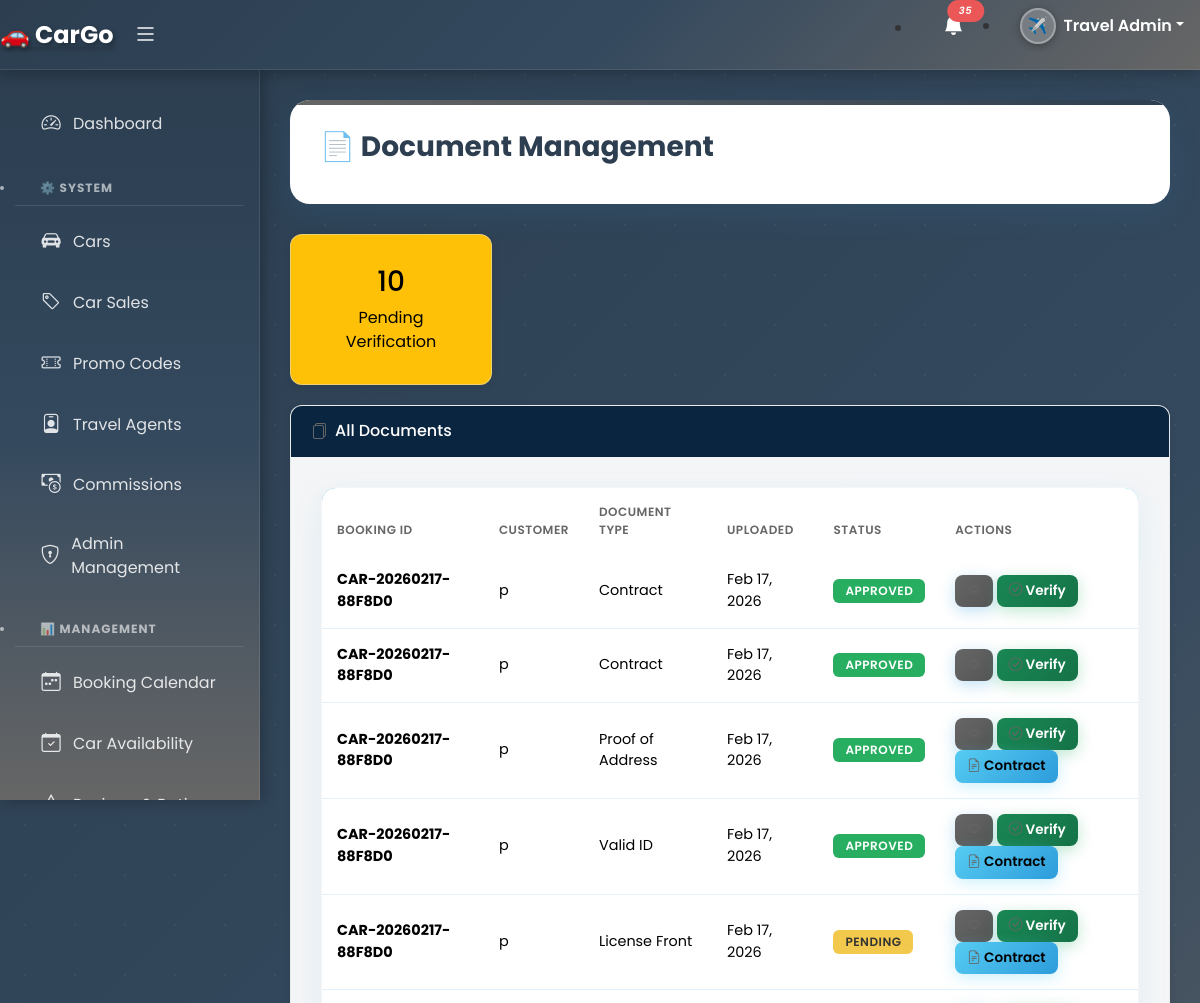
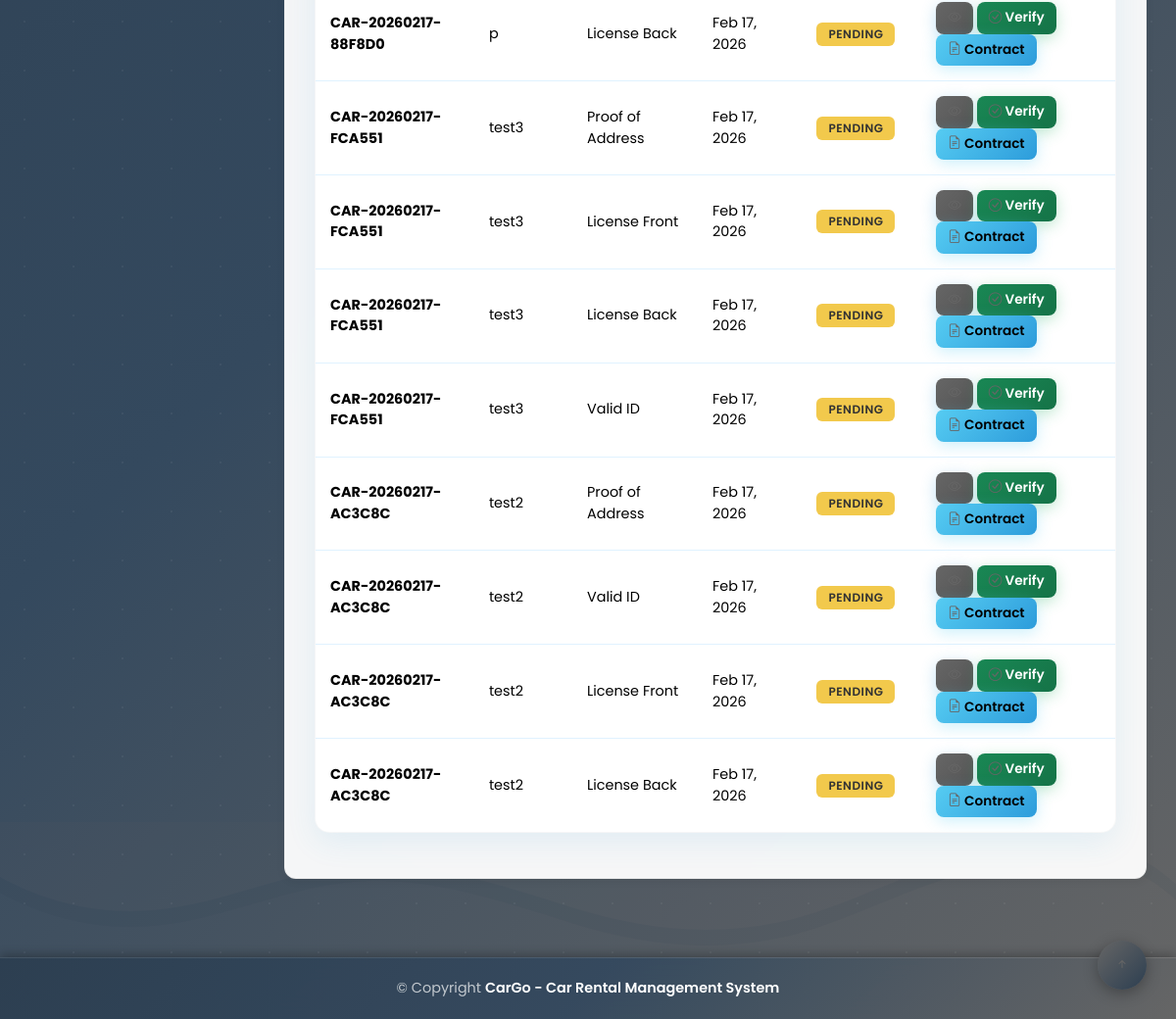
/index.php?page=documents (signed in), run on the app's committed database (2 pictures, top to bottom).
### tables this page shows
CREATE TABLE `customer_documents` (
  `id` int(11) NOT NULL,
  `booking_id` varchar(50) NOT NULL,
  `customer_email` varchar(100) NOT NULL,
  `document_type` varchar(50) NOT NULL,
  `file_path` varchar(255) NOT NULL,
  `uploaded_at` timestamp NOT NULL DEFAULT current_timestamp(),
  `verified_by` varchar(100) DEFAULT NULL,
  `verified_at` timestamp NULL DEFAULT NULL,
  `verification_status` varchar(20) DEFAULT 'Pending',
  `verification_notes` text DEFAULT NULL
);

CREATE TABLE `car_rentals` (
  `id` int(11) NOT NULL,
  `booking_id` varchar(50) NOT NULL,
  `customer_name` varchar(100) NOT NULL,
  `customer_email` varchar(100) NOT NULL,
  `customer_phone` varchar(20) NOT NULL,
  `customer_age` int(11) NOT NULL,
  `pickup_date` date NOT NULL,
  `dropoff_date` date NOT NULL,
  `pickup_time` time NOT NULL,
  `dropoff_time` time NOT NULL,
  `pickup_location` varchar(200) NOT NULL,
  `dropoff_location` varchar(200) NOT NULL,
  `car_type` varchar(50) NOT NULL,
  `car_model` varchar(100) NOT NULL,
  `car_image` varchar(255) DEFAULT NULL,
  `rental_days` int(11) NOT NULL,
  `daily_rate` decimal(10,2) NOT NULL,
  `subtotal` decimal(10,2) NOT NULL,
  `insurance_fee` decimal(10,2) DEFAULT 0.00,
  `additional_fees` decimal(10,2) DEFAULT 0.00,
  `total_amount` decimal(10,2) NOT NULL,
  `promo_code` varchar(50) DEFAULT NULL,
  `discount_amount` decimal(10,2) DEFAULT 0.00,
  `agent_id` varchar(50) DEFAULT NULL,
  `agent_commission` decimal(10,2) DEFAULT 0.00,
  `status` varchar(50) DEFAULT 'Pending',
  `admin_notes` text DEFAULT NULL,
  `payment_method` varchar(50) DEFAULT NULL,
  `payment_status` varchar(50) DEFAULT 'Pending',
  `created_at` timestamp NOT NULL DEFAULT current_timestamp(),
  `updated_at` timestamp NOT NULL DEFAULT current_timestamp() ON UPDATE current_timestamp(),
  `license_number` varchar(50) DEFAULT '',
  `license_expiry` date DEFAULT NULL,
  `actual_return_date` datetime DEFAULT NULL,
  `payment_proof` varchar(255) DEFAULT NULL,
  `invoice_number` varchar(50) DEFAULT NULL,
  `receipt_file` varchar(255) DEFAULT NULL,
  `payment_verified_by` varchar(50) DEFAULT NULL,
  `payment_verified_at` datetime DEFAULT NULL,
  `payment_type` varchar(20) DEFAULT 'Full Payment',
  `amount_paid` decimal(10,2) DEFAULT 0.00,
  `remaining_balance` decimal(10,2) DEFAULT 0.00,
  `refund_amount` decimal(10,2) DEFAULT 0.00,
  `actual_rental_days` int(11) DEFAULT 0,
  `pickup_status` varchar(20) DEFAULT 'Pending',
  `pickup_confirmed_at` datetime DEFAULT NULL,
  `return_pickup_status` varchar(20) DEFAULT 'Pending',
  `return_pickup_confirmed_at` datetime DEFAULT NULL
);

### modules/documents.php (the view, shortened to what this page needs)
<?php
$conn = new mysqli('localhost', 'root', '', 'travel_db_improved');
$conn->query("CREATE TABLE IF NOT EXISTS customer_documents (
    id INT AUTO_INCREMENT PRIMARY KEY,
    booking_id VARCHAR(50) NOT NULL,
    customer_email VARCHAR(100) NOT NULL,
    document_type VARCHAR(50) NOT NULL,
    file_path VARCHAR(255) NOT NULL,
    uploaded_at TIMESTAMP DEFAULT CURRENT_TIMESTAMP,
    verified_by VARCHAR(100),
    verified_at TIMESTAMP NULL,
    verification_status VARCHAR(20) DEFAULT 'Pending',
    verification_notes TEXT,
    FOREIGN KEY (booking_id) REFERENCES car_rentals(booking_id)
)");
if($_SESSION['user_type'] == 'customer') {
    $customer_username = $_SESSION['username'];
    $customer_info = $conn->query("SELECT * FROM customers WHERE username='$customer_username'")->fetch_assoc();
    $customer_email = $customer_info['email'];
    $customer_name = $customer_info['full_name'];
    $my_bookings = $conn->query("SELECT * FROM car_rentals WHERE (customer_email='$customer_email' OR customer_name='$customer_name') AND status IN ('Confirmed', 'Pending', 'Completed') ORDER BY created_at DESC")->fetch_all(MYSQLI_ASSOC);
    $my_documents = $conn->query("SELECT * FROM customer_documents WHERE customer_email='$customer_email' ORDER BY uploaded_at DESC")->fetch_all(MYSQLI_ASSOC);
} else {
    $all_documents = $conn->query("SELECT cd.*, cr.customer_name FROM customer_documents cd
                                   LEFT JOIN car_rentals cr ON cd.booking_id = cr.booking_id
                                   ORDER BY cd.uploaded_at DESC")->fetch_all(MYSQLI_ASSOC);
    $pending_verification = $conn->query("SELECT COUNT(*) as count FROM customer_documents WHERE verification_status='Pending'")->fetch_assoc()['count'];
}
?>
<div class="pagetitle">
  <h1>📄 Document Management</h1>
</div>
<section class="section">
  <?php if($_SESSION['user_type'] == 'customer'): ?>
  <div class="card mb-4">
    <div class="card-header" style="background-color: #0a2540; color: white;">
      <h6 class="mb-0"><i class="bi bi-upload me-2"></i>Upload Documents</h6>
    </div>
    <div class="card-body">
      <div class="alert alert-info">
        <i class="bi bi-info-circle"></i> <strong>Required Documents:</strong> Driver's License (front & back), Valid ID, Proof of Address
      </div>
      <?php if(empty($my_bookings)): ?>
      <p class="text-muted">No active bookings. Documents can be uploaded after booking confirmation.</p>
      <?php else: ?>
      <form method="POST" enctype="multipart/form-data">
        <div class="row">
          <div class="col-md-6 mb-3">
            <label class="form-label fw-bold">Select Booking:</label>
            <select class="form-select" name="booking_id" required>
              <option value="">Choose booking...</option>
              <?php foreach($my_bookings as $b): ?>
              <option value="<?php echo $b['booking_id']; ?>"><?php echo $b['booking_id']; ?> - <?php echo htmlspecialchars($b['car_model']); ?></option>
              <?php endforeach; ?>
            </select>
          </div>
          <div class="col-md-6 mb-3">
            <label class="form-label fw-bold">Document Type:</label>
            <select class="form-select" name="document_type" id="docType" required onchange="toggleLicenseFields()">
              <option value="">Select type...</option>
              <option value="Drivers_License">Driver's License (Front & Back)</option>
              <option value="Valid_ID">Valid ID</option>
              <option value="Proof_of_Address">Proof of Address</option>
              <option value="Other">Other</option>
            </select>
          </div>
          <div class="col-md-12 mb-3" id="licenseFields" style="display:none;">
            <label class="form-label fw-bold">Driver's License Front:</label>
            <input type="file" class="form-control mb-2" name="license_front" accept="image/*,.pdf">
            <label class="form-label fw-bold">Driver's License Back:</label>
            <input type="file" class="form-control" name="license_back" accept="image/*,.pdf">
            <small class="text-muted">Upload both front and back of your driver's license</small>
          </div>
          <div class="col-md-12 mb-3" id="singleFileField">
            <label class="form-label fw-bold">Upload File:</label>
            <input type="file" class="form-control" name="document" accept="image/*,.pdf">
            <small class="text-muted">Accepted: JPG, PNG, PDF (Max 5MB)</small>
          </div>
        </div>
        <button type="submit" name="upload_document" class="btn btn-primary">
          <i class="bi bi-upload me-2"></i>Upload Document
        </button>
      </form>
      <?php endif; ?>
    </div>
  </div>
  <div class="card">
    <div class="card-header" style="background-color: #f8fafc;">
      <h6 class="mb-0"><i class="bi bi-files me-2"></i>My Documents</h6>
    </div>
    <div class="card-body">
      <table class="table">
        <thead>
          <tr>
            <th>Booking ID</th>
            <th>Document Type</th>
            <th>Uploaded</th>
            <th>Status</th>
            <th>Notes</th>
            <th>Action</th>
          </tr>
        </thead>
        <tbody>
          <?php foreach($my_documents as $doc): ?>
          <tr>
            <td><strong><?php echo $doc['booking_id']; ?></strong></td>
            <td><?php echo str_replace('_', ' ', $doc['document_type']); ?></td>
            <td><?php echo date('M d, Y', strtotime($doc['uploaded_at'])); ?></td>
            <td>
              <span class="badge bg-<?php echo $doc['verification_status']=='Approved'?'success':($doc['verification_status']=='Rejected'?'danger':'warning'); ?>">
                <?php echo $doc['verification_status']; ?>
              </span>
            </td>
            <td><?php echo htmlspecialchars($doc['verification_notes']); ?></td>
            <td>
              <a href="<?php echo $doc['file_path']; ?>" target="_blank" class="btn btn-sm btn-primary">
                <i class="bi bi-eye"></i> View
              </a>
            </td>
          </tr>
          <?php endforeach; ?>
        </tbody>
      </table>
    </div>
  </div>
  <?php else: ?>
  <div class="row mb-3">
    <div class="col-md-3">
      <div class="card" style="background: #ffc107; color: #000;">
        <div class="card-body text-center">
          <h3><?php echo $pending_verification; ?></h3>
          <p class="mb-0">Pending Verification</p>
        </div>
      </div>
    </div>
  </div>
  <div class="card">
    <div class="card-header" style="background-color: #0a2540; color: white;">
      <h6 class="mb-0"><i class="bi bi-files me-2"></i>All Documents</h6>
    </div>
    <div class="card-body">
      <table class="table">
        <thead>
          <tr>
            <th>Booking ID</th>
            <th>Customer</th>
            <th>Document Type</th>
            <th>Uploaded</th>
            <th>Status</th>
            <th>Actions</th>
          </tr>
        </thead>
        <tbody>
          <?php foreach($all_documents as $doc): ?>
          <tr>
            <td><strong><?php echo $doc['booking_id']; ?></strong></td>
            <td><?php echo htmlspecialchars($doc['customer_name']); ?></td>
            <td><?php echo str_replace('_', ' ', $doc['document_type']); ?></td>
            <td><?php echo date('M d, Y', strtotime($doc['uploaded_at'])); ?></td>
            <td>
              <span class="badge bg-<?php echo $doc['verification_status']=='Approved'?'success':($doc['verification_status']=='Rejected'?'danger':'warning'); ?>">
                <?php echo $doc['verification_status']; ?>
              </span>
            </td>
            <td>
              <a href="<?php echo $doc['file_path']; ?>" target="_blank" class="btn btn-sm btn-primary">
                <i class="bi bi-eye"></i>
              </a>
              <button class="btn btn-sm btn-success" onclick="showVerifyModal(<?php echo $doc['id']; ?>, '<?php echo $doc['document_type']; ?>')">
                <i class="bi bi-check-circle"></i> Verify
              </button>
              <?php if($doc['document_type'] != 'Contract'): ?>
              <form method="POST" class="d-inline">
                <button type="submit" name="generate_contract" class="btn btn-sm btn-info">
                  <i class="bi bi-file-earmark-text"></i> Contract
                </button>
              </form>
              <?php endif; ?>
            </td>
          </tr>
          <?php endforeach; ?>
        </tbody>
      </table>
    </div>
  </div>
  <?php endif; ?>
</section>

### assets/css/style.css (style rules this page uses)
:root { --ocean-blue: #2D9CDB; --coral-pink: #FF7A7A; --sunset-orange: #FF9F43; --palm-green: #27AE60; --sand-beige: #F2C94C; --lagoon-teal: #56CCF2; --volcano-red: #EB5757; --deep-navy: #1A3B5D; --sunset-gradient: linear-gradient(135deg, #FF7A7A 0%, #FF9F43 100%); --ocean-gradient: linear-gradient(135deg, #2D9CDB 0%, #56CCF2 100%); --beach-gradient: linear-gradient(135deg, #F2C94C 0%, #FFEAA7 100%); --forest-gradient: linear-gradient(135deg, #27AE60 0%, #6FCF97 100%); --card-shadow: 0 10px 30px rgba(45, 156, 219, 0.1); --card-shadow-hover: 0 15px 40px rgba(45, 156, 219, 0.2); }
body { font-family: 'Poppins', sans-serif; background-color: #f8fafc; background-image: url('../img/travel-pattern.png'); background-size: 300px; }
.table { border-radius: 15px; overflow: hidden; box-shadow: var(--card-shadow); border: 1px solid #e0f2ff; }
.table thead { background: var(--ocean-gradient); color: white; }
.table thead th { border: none; padding: 15px; font-weight: 600; }
.table tbody tr { transition: all 0.3s ease; }
.table tbody td { border-color: #e0f2ff; padding: 15px; vertical-align: middle; }
.badge { padding: 8px 15px; border-radius: 20px; font-weight: 500; text-transform: uppercase; letter-spacing: 0.5px; }
.bg-success { background-color: var(--palm-green) !important; }
.bg-warning { background-color: var(--sand-beige) !important; color: #333 !important; }
.btn { border-radius: 12px; padding: 12px 30px; font-weight: 600; transition: all 0.3s ease; border: none; position: relative; overflow: hidden; }
.btn::after { content: ''; position: absolute; top: 50%; left: 50%; width: 5px; height: 5px; background: rgba(255, 255, 255, 0.6); opacity: 0; border-radius: 100%; transform: scale(1, 1) translate(-50%); transform-origin: 50% 50%; }
.btn-primary { background: var(--ocean-gradient); box-shadow: 0 4px 15px rgba(45, 156, 219, 0.3); }
.btn-success { background: var(--forest-gradient); box-shadow: 0 4px 15px rgba(39, 174, 96, 0.3); }
.btn-info { background: linear-gradient(135deg, #56CCF2 0%, #2D9CDB 100%); box-shadow: 0 4px 15px rgba(86, 204, 242, 0.3); }
.bi { vertical-align: middle; }
.pagetitle { background: white; padding: 30px; border-radius: 20px; margin-bottom: 30px; box-shadow: var(--card-shadow); position: relative; overflow: hidden; }
.pagetitle::before { content: ''; position: absolute; top: 0; left: 0; right: 0; height: 5px; background: linear-gradient(135deg, #666 0%, #2c3e50 100%); }
.pagetitle h1 { color: var(--deep-navy); font-weight: 700; margin-bottom: 10px; }
.card { border-radius: 20px; border: none; box-shadow: var(--card-shadow); transition: all 0.3s ease; overflow: hidden; }
.card-body { padding: 30px; }
.card { position: relative; overflow: hidden; }
.card::before { content: ''; position: absolute; top: -50%; left: -50%; width: 200%; height: 200%; background: linear-gradient(45deg, transparent, rgba(102, 102, 102, 0.05), transparent); transform: rotate(45deg); transition: all 0.6s; opacity: 0; }
.badge { animation: pulse 2s ease-in-out infinite; }
.card, .stat-card { opacity: 1; transform: translateY(0); }
.btn { position: relative; overflow: hidden; }
.btn::before { content: ''; position: absolute; top: 50%; left: 50%; width: 0; height: 0; border-radius: 50%; background: rgba(255, 255, 255, 0.3); transform: translate(-50%, -50%); transition: width 0.6s, height 0.6s; }
.pagetitle { opacity: 1; transform: translateX(0); }

### data on the page
customer_documents: booking "CAR-20260217-88F8D0", car_rentals.customer_name "p", document_type "Contract", uploaded_at "Feb 17, 2026", verification_status "APPROVED"
customer_documents: booking "CAR-20260217-88F8D0", car_rentals.customer_name "p", document_type "Contract", uploaded_at "Feb 17, 2026", verification_status "APPROVED"
customer_documents: booking "CAR-20260217-88F8D0", car_rentals.customer_name "p", document_type "Proof of Address", uploaded_at "Feb 17, 2026", verification_status "APPROVED"
customer_documents: booking "CAR-20260217-88F8D0", car_rentals.customer_name "p", document_type "Valid ID", uploaded_at "Feb 17, 2026", verification_status "APPROVED"
customer_documents: booking "CAR-20260217-88F8D0", car_rentals.customer_name "p", document_type "License Front", uploaded_at "Feb 17, 2026", verification_status "PENDING"
customer_documents: booking "CAR-20260217-88F8D0", car_rentals.customer_name "p", document_type "License Back", uploaded_at "Feb 17, 2026", verification_status "PENDING"
customer_documents: booking "CAR-20260217-FCA551", car_rentals.customer_name "test3", document_type "Proof of Address", uploaded_at "Feb 17, 2026", verification_status "PENDING"
customer_documents: booking "CAR-20260217-FCA551", car_rentals.customer_name "test3", document_type "License Front", uploaded_at "Feb 17, 2026", verification_status "PENDING"
customer_documents: booking "CAR-20260217-FCA551", car_rentals.customer_name "test3", document_type "License Back", uploaded_at "Feb 17, 2026", verification_status "PENDING"
customer_documents: booking "CAR-20260217-FCA551", car_rentals.customer_name "test3", document_type "Valid ID", uploaded_at "Feb 17, 2026", verification_status "PENDING"
customer_documents: booking "CAR-20260217-AC3C8C", car_rentals.customer_name "test2", document_type "Proof of Address", uploaded_at "Feb 17, 2026", verification_status "PENDING"
customer_documents: booking "CAR-20260217-AC3C8C", car_rentals.customer_name "test2", document_type "Valid ID", uploaded_at "Feb 17, 2026", verification_status "PENDING"
customer_documents: booking "CAR-20260217-AC3C8C", car_rentals.customer_name "test2", document_type "License Front", uploaded_at "Feb 17, 2026", verification_status "PENDING"
customer_documents: booking "CAR-20260217-AC3C8C", car_rentals.customer_name "test2", document_type "License Back", uploaded_at "Feb 17, 2026", verification_status "PENDING"

### other printed values
$unread_notifications "35"
$pending_verification "10"
